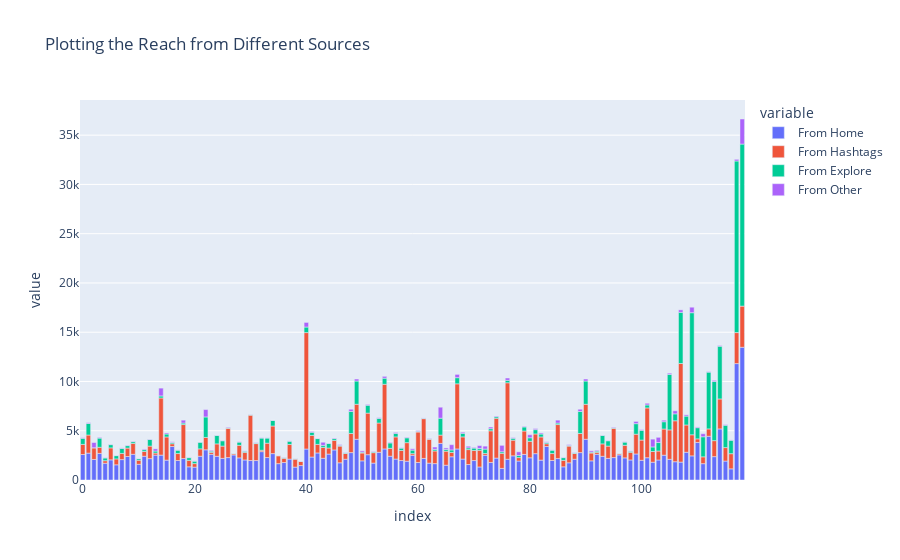
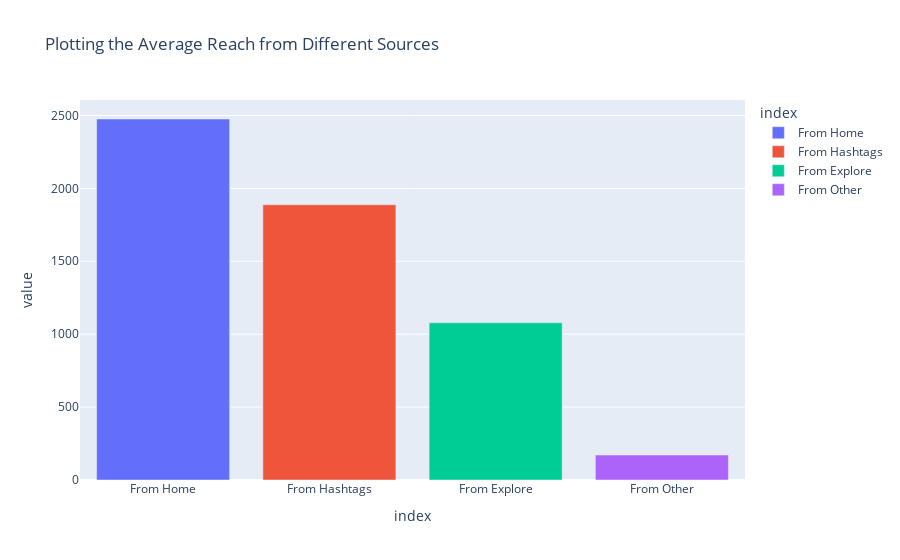

Source (notebook cell) for these figures, in order:
### Markdown cell above
REACH AND AVERAGE REACH FROM DIFFERENT SOURCES

### Code cell
x = df[['From Home', 'From Hashtags', 'From Explore', 'From Other']]
px.bar(x, title = 'Plotting the Reach from Different Sources').show()
px.bar(x.mean(), color=x.columns, title = 'Plotting the Average Reach from Different Sources')

### Figure 1 — Plotly figure (JSON) as saved in the notebook; plotly's stock layout.template omitted (floating-point values rounded to 4 significant figures)
{"data": [{"alignmentgroup": "True", "hovertemplate": "variable=From Home<br>index=%{x}<br>value=%{y}<extra></extra>", "legendgroup": "From Home", "marker": {"color": "#636efa", "pattern": {"shape": ""}}, "name": "From Home", "offsetgroup": "From Home", "orientation": "v", "showlegend": true, "textposition": "auto", "type": "bar", "x": [0, 1, 2, 3, 4, 5, 6, 7, 8, 9, 10, 11, 12, 13, 14, 15, 16, 17, 18, 19, 20, 21, 22, 23, 24, 25, 26, 27, 28, 29, 30, 31, 32, 33, 34, 35, 36, 37, 38, 39, 40, 41, 42, 43, 44, 45, 46, 47, 48, 49, 50, 51, 52, 53, 54, 55, 56, 57, 58, 59, 60, 61, 62, 63, 64, 65, 66, 67, 68, 69, 70, 71, 72, 73, 74, 75, 76, 77, 78, 79, 80, 81, 82, 83, 84, 85, 86, 87, 88, 89, 90, 91, 92, 93, 94, 95, 96, 97, 98, 99, 100, 101, 102, 103, 104, 105, 106, 107, 108, 109, 110, 111, 112, 113, 114, 115, 116, 117, 118], "xaxis": "x", "y": [2586, 2727, 2085, 2700, 1704, 2046, 1543, 2071, 2384, 2609, 1597, 2414, 2168, 2524, 2525, 2017, 3401, 1979, 2177, 1338, 1304, 2415, 3065, 2608, 2406, 2195, 2275, 2541, 2244, 2034, 1977, 1975, 2879, 2278, 2679, 1659, 1774, 2123, 1308, 1466, 3144, 2331, 2746, 2207, 2632, 3050, 1747, 2108, 2782, 4137, 1945, 2569, 1716, 2812, 3152, 2415, 2125, 1975, 1910, 2508, 1780, 2190, 1711, 1663, 3717, 1502, 2357, 3152, 2125, 1570, 1975, 1323, 2509, 1782, 2225, 1179, 2106, 2454, 1926, 2597, 2252, 2673, 2017, 3401, 1979, 2177, 1338, 1747, 2108, 2782, 4137, 1945, 2608, 2406, 2195, 2275, 2541, 2244, 2034, 2643, 2000, 2261, 1807, 2032, 2517, 2099, 1855, 1817, 2816, 2449, 3813, 1658, 4439, 2371, 5185, 1923, 1133, 11815, 13473], "yaxis": "y"}, {"alignmentgroup": "True", "hovertemplate": "variable=From Hashtags<br>index=%{x}<br>value=%{y}<extra></extra>", "legendgroup": "From Hashtags", "marker": {"color": "#EF553B", "pattern": {"shape": ""}}, "name": "From Hashtags", "offsetgroup": "From Hashtags", "orientation": "v", "showlegend": true, "textposition": "auto", "type": "bar", "x": [0, 1, 2, 3, 4, 5, 6, 7, 8, 9, 10, 11, 12, 13, 14, 15, 16, 17, 18, 19, 20, 21, 22, 23, 24, 25, 26, 27, 28, 29, 30, 31, 32, 33, 34, 35, 36, 37, 38, 39, 40, 41, 42, 43, 44, 45, 46, 47, 48, 49, 50, 51, 52, 53, 54, 55, 56, 57, 58, 59, 60, 61, 62, 63, 64, 65, 66, 67, 68, 69, 70, 71, 72, 73, 74, 75, 76, 77, 78, 79, 80, 81, 82, 83, 84, 85, 86, 87, 88, 89, 90, 91, 92, 93, 94, 95, 96, 97, 98, 99, 100, 101, 102, 103, 104, 105, 106, 107, 108, 109, 110, 111, 112, 113, 114, 115, 116, 117, 118], "xaxis": "x", "y": [1028, 1838, 1188, 621, 255, 1214, 599, 628, 857, 1104, 411, 476, 1274, 212, 5799, 2351, 278, 707, 3450, 655, 362, 745, 1254, 201, 1260, 1248, 2975, 116, 1278, 771, 4604, 1721, 139, 1460, 2803, 796, 435, 1482, 809, 411, 11817, 2195, 869, 1109, 616, 969, 1693, 583, 1938, 3551, 794, 4221, 1058, 2974, 6564, 802, 2249, 1018, 1880, 166, 3090, 4036, 2429, 1284, 841, 1423, 442, 6610, 2250, 1518, 1019, 1699, 183, 3212, 4041, 1527, 7761, 1590, 349, 2376, 1674, 2003, 2351, 278, 707, 3450, 655, 1693, 583, 1938, 3551, 794, 201, 1260, 1248, 2975, 116, 1278, 771, 2006, 2053, 5055, 1085, 911, 2660, 2986, 4156, 10008, 2769, 2141, 362, 694, 747, 1624, 3041, 1368, 1538, 3147, 4176], "yaxis": "y"}, {"alignmentgroup": "True", "hovertemplate": "variable=From Explore<br>index=%{x}<br>value=%{y}<extra></extra>", "legendgroup": "From Explore", "marker": {"color": "#00cc96", "pattern": {"shape": ""}}, "name": "From Explore", "offsetgroup": "From Explore", "orientation": "v", "showlegend": true, "textposition": "auto", "type": "bar", "x": [0, 1, 2, 3, 4, 5, 6, 7, 8, 9, 10, 11, 12, 13, 14, 15, 16, 17, 18, 19, 20, 21, 22, 23, 24, 25, 26, 27, 28, 29, 30, 31, 32, 33, 34, 35, 36, 37, 38, 39, 40, 41, 42, 43, 44, 45, 46, 47, 48, 49, 50, 51, 52, 53, 54, 55, 56, 57, 58, 59, 60, 61, 62, 63, 64, 65, 66, 67, 68, 69, 70, 71, 72, 73, 74, 75, 76, 77, 78, 79, 80, 81, 82, 83, 84, 85, 86, 87, 88, 89, 90, 91, 92, 93, 94, 95, 96, 97, 98, 99, 100, 101, 102, 103, 104, 105, 106, 107, 108, 109, 110, 111, 112, 113, 114, 115, 116, 117, 118], "xaxis": "x", "y": [619, 1174, 0, 932, 279, 329, 333, 500, 248, 178, 162, 185, 673, 201, 208, 298, 128, 341, 153, 276, 249, 676, 2081, 121, 861, 541, 45, 51, 326, 115, 48, 60, 1239, 521, 562, 29, 59, 332, 45, 37, 564, 318, 589, 199, 468, 181, 72, 76, 2237, 2355, 84, 796, 84, 468, 617, 545, 354, 244, 492, 360, 69, 48, 36, 166, 1716, 182, 250, 623, 362, 174, 245, 182, 446, 213, 158, 157, 248, 192, 217, 412, 360, 433, 298, 128, 341, 153, 276, 72, 76, 2237, 2355, 84, 121, 861, 541, 45, 51, 326, 115, 1068, 988, 300, 463, 857, 737, 5634, 703, 5192, 900, 12389, 1135, 2036, 5762, 6000, 5352, 2266, 1367, 17414, 16444], "yaxis": "y"}, {"alignmentgroup": "True", "hovertemplate": "variable=From Other<br>index=%{x}<br>value=%{y}<extra></extra>", "legendgroup": "From Other", "marker": {"color": "#ab63fa", "pattern": {"shape": ""}}, "name": "From Other", "offsetgroup": "From Other", "orientation": "v", "showlegend": true, "textposition": "auto", "type": "bar", "x": [0, 1, 2, 3, 4, 5, 6, 7, 8, 9, 10, 11, 12, 13, 14, 15, 16, 17, 18, 19, 20, 21, 22, 23, 24, 25, 26, 27, 28, 29, 30, 31, 32, 33, 34, 35, 36, 37, 38, 39, 40, 41, 42, 43, 44, 45, 46, 47, 48, 49, 50, 51, 52, 53, 54, 55, 56, 57, 58, 59, 60, 61, 62, 63, 64, 65, 66, 67, 68, 69, 70, 71, 72, 73, 74, 75, 76, 77, 78, 79, 80, 81, 82, 83, 84, 85, 86, 87, 88, 89, 90, 91, 92, 93, 94, 95, 96, 97, 98, 99, 100, 101, 102, 103, 104, 105, 106, 107, 108, 109, 110, 111, 112, 113, 114, 115, 116, 117, 118], "xaxis": "x", "y": [56, 78, 533, 73, 37, 43, 25, 60, 49, 46, 15, 75, 40, 223, 794, 108, 73, 32, 296, 39, 37, 18, 748, 87, 26, 36, 65, 9, 34, 41, 23, 43, 32, 27, 26, 21, 35, 36, 18, 17, 468, 75, 24, 317, 25, 64, 86, 34, 226, 205, 139, 83, 48, 72, 187, 64, 99, 44, 60, 139, 76, 27, 50, 234, 1115, 148, 536, 334, 111, 167, 72, 292, 300, 168, 72, 655, 238, 69, 369, 63, 308, 114, 108, 73, 32, 296, 39, 86, 34, 226, 205, 139, 87, 26, 36, 65, 9, 34, 41, 230, 74, 172, 792, 532, 154, 122, 309, 251, 128, 561, 76, 310, 53, 117, 77, 65, 33, 170, 2547], "yaxis": "y"}], "layout": {"barmode": "relative", "legend": {"title": {"text": "variable"}, "tracegroupgap": 0}, "title": {"text": "Plotting the Reach from Different Sources"}, "xaxis": {"anchor": "y", "domain": [0, 1], "title": {"text": "index"}}, "yaxis": {"anchor": "x", "domain": [0, 1], "title": {"text": "value"}}}}

### Figure 2 — Plotly figure (JSON) as saved in the notebook; plotly's stock layout.template omitted (floating-point values rounded to 4 significant figures)
{"data": [{"alignmentgroup": "True", "hovertemplate": "index=%{x}<br>value=%{y}<extra></extra>", "legendgroup": "From Home", "marker": {"color": "#636efa", "pattern": {"shape": ""}}, "name": "From Home", "offsetgroup": "From Home", "orientation": "v", "showlegend": true, "textposition": "auto", "type": "bar", "x": ["From Home"], "xaxis": "x", "y": [2476.0], "yaxis": "y"}, {"alignmentgroup": "True", "hovertemplate": "index=%{x}<br>value=%{y}<extra></extra>", "legendgroup": "From Hashtags", "marker": {"color": "#EF553B", "pattern": {"shape": ""}}, "name": "From Hashtags", "offsetgroup": "From Hashtags", "orientation": "v", "showlegend": true, "textposition": "auto", "type": "bar", "x": ["From Hashtags"], "xaxis": "x", "y": [1888.0], "yaxis": "y"}, {"alignmentgroup": "True", "hovertemplate": "index=%{x}<br>value=%{y}<extra></extra>", "legendgroup": "From Explore", "marker": {"color": "#00cc96", "pattern": {"shape": ""}}, "name": "From Explore", "offsetgroup": "From Explore", "orientation": "v", "showlegend": true, "textposition": "auto", "type": "bar", "x": ["From Explore"], "xaxis": "x", "y": [1078.0], "yaxis": "y"}, {"alignmentgroup": "True", "hovertemplate": "index=%{x}<br>value=%{y}<extra></extra>", "legendgroup": "From Other", "marker": {"color": "#ab63fa", "pattern": {"shape": ""}}, "name": "From Other", "offsetgroup": "From Other", "orientation": "v", "showlegend": true, "textposition": "auto", "type": "bar", "x": ["From Other"], "xaxis": "x", "y": [171.1], "yaxis": "y"}], "layout": {"barmode": "relative", "legend": {"title": {"text": "index"}, "tracegroupgap": 0}, "title": {"text": "Plotting the Average Reach from Different Sources"}, "xaxis": {"anchor": "y", "categoryarray": ["From Home", "From Hashtags", "From Explore", "From Other"], "categoryorder": "array", "domain": [0, 1], "title": {"text": "index"}}, "yaxis": {"anchor": "x", "domain": [0, 1], "title": {"text": "value"}}}}
